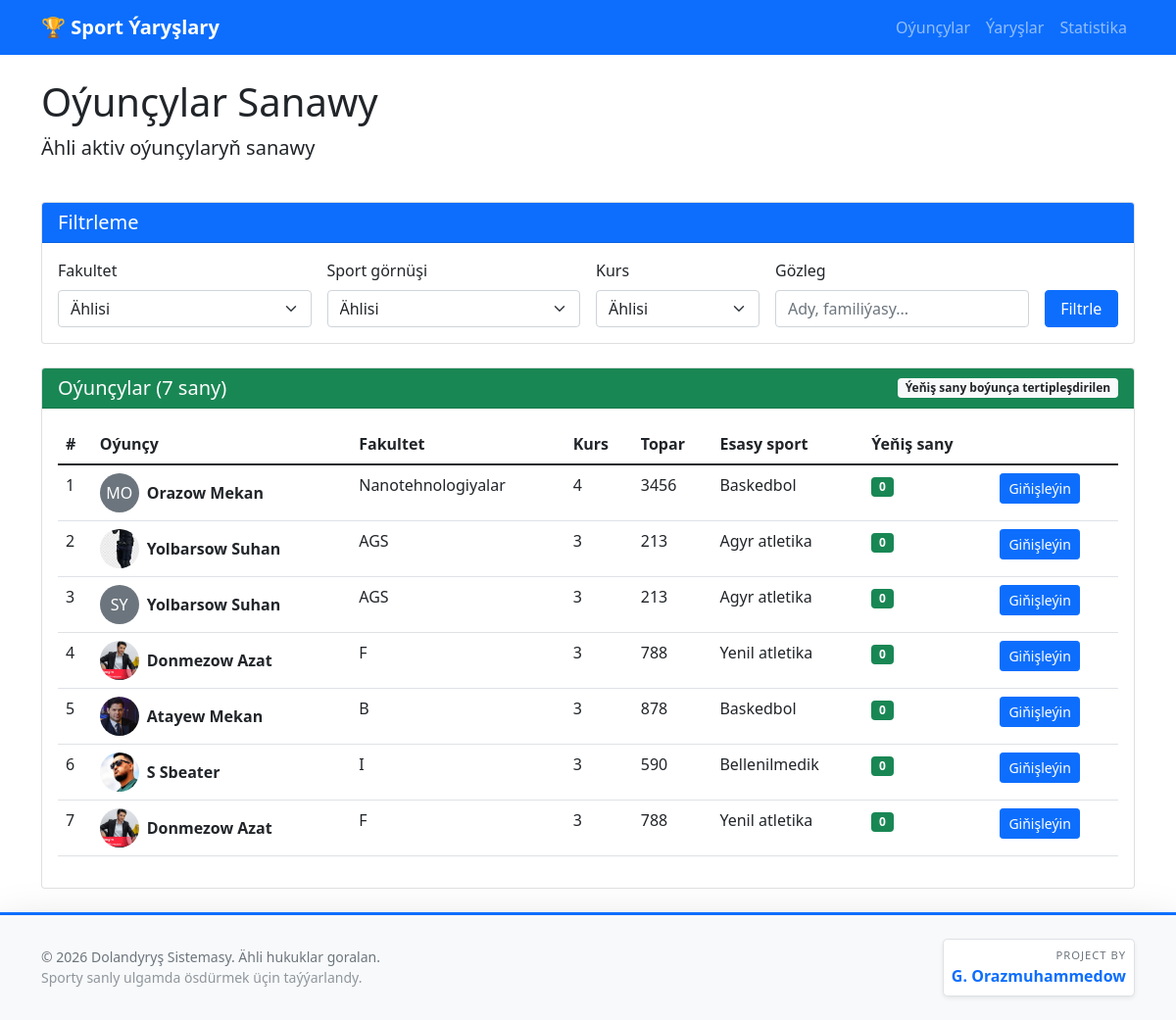
/oyuncular/, run on the app's committed database.
### sport_league/models.py (models this page shows, shortened)
class Oyuncu(models.Model):
    ady = models.CharField(max_length=50, verbose_name="Ady")
    familiyasy = models.CharField(max_length=50, verbose_name="Familiýasy")
    surat = models.ImageField(upload_to='oyuncular/', verbose_name="Suraty", blank=True, null=True)
    doglan_sene = models.DateField(verbose_name="Doglan senesi", null=True, blank=True)
    fakultet = models.ForeignKey(Fakultet, on_delete=models.CASCADE, verbose_name="Fakulteti")
    kurs = models.IntegerField(validators=[MinValueValidator(1), MaxValueValidator(6)], verbose_name="Kursy")
    topar = models.CharField(max_length=20, verbose_name="Topary", help_text="Mysal: T-101, M-202")
    sport_gornushi = models.ManyToManyField(SportGornushi, through='OyuncuSport', verbose_name="Sport görnüşleri")
    esasgy_sport = models.ForeignKey(SportGornushi, on_delete=models.SET_NULL, null=True, blank=True,
                                      related_name='esasgy_oyuncular', verbose_name="Esasy sport görnüşi")
    telefon = models.CharField(max_length=20, verbose_name="Telefon belgisi", blank=True)
    email = models.EmailField(verbose_name="E-mail", blank=True)
    aktiv = models.BooleanField(default=True, verbose_name="Aktiw")
    gosulan_sene = models.DateTimeField(auto_now_add=True, verbose_name="Goşulan sene")
    class Meta:
        verbose_name = "Oýunçy"
        verbose_name_plural = "Oýunçylar"
        ordering = ['familiyasy', 'ady']

class Fakultet(models.Model):
    ady = models.CharField(max_length=100, verbose_name="Fakultetiň ady")
    gysgaltma = models.CharField(max_length=10, verbose_name="Gysgaltma", blank=True)
    binasy = models.CharField(max_length=200, verbose_name="Fakultetiň binasy", blank=True)
    logo = models.ImageField(upload_to='fakultet_logo/', verbose_name="Logotipi", blank=True, null=True)
    gurulan_sene = models.DateField(verbose_name="Gurulan senesi", null=True, blank=True)
    class Meta:
        verbose_name = "Fakultet"
        verbose_name_plural = "Fakultetler"
        ordering = ['ady']

class SportGornushi(models.Model):
    ady = models.CharField(max_length=100, verbose_name="Sport görnüşi")
    toparlygy = models.BooleanField(default=False, verbose_name="Toparlaýyn")
    dusundirish = models.TextField(blank=True, verbose_name="Düşündiriş")
    class Meta:
        verbose_name = "Sport görnüşi"
        verbose_name_plural = "Sport görnüşleri"

### sport_league/views.py (the view)
# urls.py: path('oyuncular/', views.oyuncu_list, name='oyuncu_list'),
def oyuncu_list(request):
    fakultet = request.GET.get('fakultet')
    sport = request.GET.get('sport')
    kurs = request.GET.get('kurs')
    search = request.GET.get('search')
    oyuncular = Oyuncu.objects.filter(aktiv=True).select_related('fakultet', 'esasgy_sport')
    if fakultet:
        oyuncular = oyuncular.filter(fakultet_id=fakultet)
    if sport:
        oyuncular = oyuncular.filter(sport_gornushi=sport)
    if kurs:
        oyuncular = oyuncular.filter(kurs=kurs)
    if search:
        oyuncular = oyuncular.filter(
            Q(ady__icontains=search) |
            Q(familiyasy__icontains=search) |
            Q(topar__icontains=search)
        )
    oyuncular = oyuncular.annotate(
        yenis_sany=Count('yarysgatnashyk', filter=Q(yarysgatnashyk__netije='yenis'))
    )
    fakultetler = Fakultet.objects.all()
    sport_gornusleri = SportGornushi.objects.all()
    kurslar = range(1, 7)  # 1-6 kurslar
    context = {
        'oyuncular': oyuncular,
        'fakultetler': fakultetler,
        'sport_gornusleri': sport_gornusleri,
        'kurslar': kurslar,
        'selected_fakultet': fakultet,
        'selected_sport': sport,
        'selected_kurs': kurs,
        'search_query': search,
    }
    return render(request, 'sport_league/oyuncu_list.html', context)

### sport_league/templates/sport_league/oyuncu_list.html (shortened to what this page needs)
{% extends 'sport_league/base.html' %}
{% block content %}
<div class="row mb-4">
    <div class="col-12">
        <h1>Oýunçylar Sanawy</h1>
        <p class="lead">Ähli aktiv oýunçylaryň sanawy</p>
    </div>
</div>
<div class="row mb-4">
    <div class="col-12">
        <div class="card">
            <div class="card-header bg-primary text-white">
                <h5 class="mb-0">Filtrleme</h5>
            </div>
            <div class="card-body">
                <form method="get" class="row g-3">
                    <div class="col-md-3">
                        <label for="fakultet" class="form-label">Fakultet</label>
                        <select name="fakultet" id="fakultet" class="form-select">
                            <option value="">Ählisi</option>
                        </select>
                    </div>
                    <div class="col-md-3">
                        <label for="sport" class="form-label">Sport görnüşi</label>
                        <select name="sport" id="sport" class="form-select">
                            <option value="">Ählisi</option>
                        </select>
                    </div>
                    <div class="col-md-2">
                        <label for="kurs" class="form-label">Kurs</label>
                        <select name="kurs" id="kurs" class="form-select">
                            <option value="">Ählisi</option>
                        </select>
                    </div>
                    <div class="col-md-3">
                        <label for="search" class="form-label">Gözleg</label>
                        <input type="text" name="search" id="search" class="form-control" value="{{ search_query|default:'' }}" placeholder="Ady, familiýasy...">
                    </div>
                    <div class="col-md-1 d-flex align-items-end">
                        <button type="submit" class="btn btn-primary w-100">Filtrle</button>
                    </div>
                </form>
            </div>
        </div>
    </div>
</div>
<div class="row">
    <div class="col-12">
        <div class="card">
            <div class="card-header bg-success text-white d-flex justify-content-between align-items-center">
                <h5 class="mb-0">Oýunçylar ({{ oyuncular|length }} sany)</h5>
                <span class="badge bg-light text-dark">Ýeňiş sany boýunça tertipleşdirilen</span>
            </div>
            <div class="card-body">
                {% if oyuncular %}
                <div class="table-responsive">
                    <table class="table table-hover">
                        <thead>
                            <tr>
                                <th>#</th>
                                <th>Oýunçy</th>
                                <th>Fakultet</th>
                                <th>Kurs</th>
                                <th>Topar</th>
                                <th>Esasy sport</th>
                                <th>Ýeňiş sany</th>
                                <th></th>
                            </tr>
                        </thead>
                        <tbody>
                            {% for oyuncu in oyuncular %}
                            <tr>
                                <td>{{ forloop.counter }}</td>
                                <td>
                                    <div class="d-flex align-items-center">
                                        {% if oyuncu.surat %}
                                        <img src="{{ oyuncu.surat.url }}" class="rounded-circle me-2" width="40" height="40" style="object-fit: cover;">
                                        {% else %}
                                        <div class="bg-secondary text-white rounded-circle d-flex align-items-center justify-content-center me-2" style="width: 40px; height: 40px;">
                                            {{ oyuncu.ady|first }}{{ oyuncu.familiyasy|first }}
                                        </div>
                                        {% endif %}
                                        <div>
                                            <strong>{{ oyuncu.familiyasy }} {{ oyuncu.ady }}</strong>
                                        </div>
                                    </div>
                                </td>
                                <td>{{ oyuncu.fakultet.gysgaltma|default:oyuncu.fakultet.ady }}</td>
                                <td>{{ oyuncu.kurs }}</td>
                                <td>{{ oyuncu.topar }}</td>
                                <td>{{ oyuncu.esasgy_sport.ady|default:"Bellenilmedik" }}</td>
                                <td><span class="badge bg-success">{{ oyuncu.yenis_sany }}</span></td>
                                <td>
                                    <a href="{% url 'oyuncu_detail' oyuncu.id %}" class="btn btn-sm btn-primary">Giňişleýin</a>
                                </td>
                            </tr>
                            {% endfor %}
                        </tbody>
                    </table>
                </div>
                {% else %}
                <div class="alert alert-info text-center">
                    Hiç hili oýunçy tapylmady.
                </div>
                {% endif %}
            </div>
        </div>
    </div>
</div>
{% endblock %}

### data on the page
Oyuncu: ady|first "M", familiyasy|first "O", familiyasy "Orazow", ady "Mekan", fakultet.gysgaltma "Nanotehnologiyalar", kurs "4", topar "3456", esasgy_sport.ady "Baskedbol", yenis_sany "0"
Oyuncu: surat (picture), familiyasy "Yolbarsow", ady "Suhan", fakultet.gysgaltma "AGS", kurs "3", topar "213", esasgy_sport.ady "Agyr atletika", yenis_sany "0"
Oyuncu: ady|first "S", familiyasy|first "Y", familiyasy "Yolbarsow", ady "Suhan", fakultet.gysgaltma "AGS", kurs "3", topar "213", esasgy_sport.ady "Agyr atletika", yenis_sany "0"
Oyuncu: surat (picture), familiyasy "Donmezow", ady "Azat", fakultet.gysgaltma "F", kurs "3", topar "788", esasgy_sport.ady "Yenil atletika", yenis_sany "0"
Oyuncu: surat (picture), familiyasy "Atayew", ady "Mekan", fakultet.gysgaltma "B", kurs "3", topar "878", esasgy_sport.ady "Baskedbol", yenis_sany "0"
Oyuncu: surat (picture), familiyasy "S", ady "Sbeater", fakultet.gysgaltma "I", kurs "3", topar "590", esasgy_sport.ady "Bellenilmedik", yenis_sany "0"
Oyuncu: surat (picture), familiyasy "Donmezow", ady "Azat", fakultet.gysgaltma "F", kurs "3", topar "788", esasgy_sport.ady "Yenil atletika", yenis_sany "0"

### other printed values
{{ oyuncular|length }} "7"
